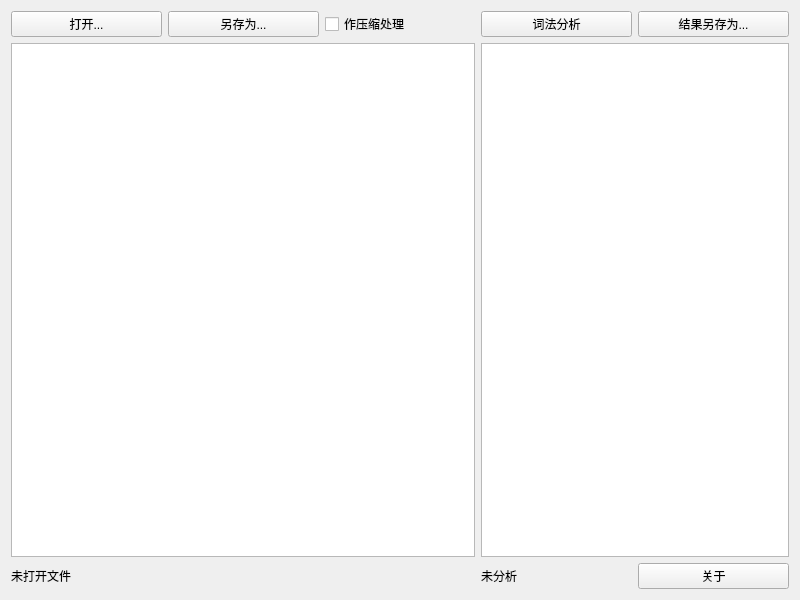
<?xml version="1.0" encoding="UTF-8"?>
<ui version="4.0">
 <class>Widget</class>
 <widget class="QWidget" name="Widget">
  <property name="geometry">
   <rect>
    <x>0</x>
    <y>0</y>
    <width>800</width>
    <height>600</height>
   </rect>
  </property>
  <property name="windowTitle">
   <string>Widget</string>
  </property>
  <layout class="QGridLayout" name="gridLayout">
   <item row="4" column="5">
    <widget class="QPushButton" name="AboutBtn">
     <property name="text">
      <string>关于</string>
     </property>
    </widget>
   </item>
   <item row="0" column="5">
    <widget class="QPushButton" name="svrsBtn">
     <property name="text">
      <string>结果另存为...</string>
     </property>
    </widget>
   </item>
   <item row="0" column="1">
    <widget class="QPushButton" name="saveBtn">
     <property name="text">
      <string>另存为...</string>
     </property>
    </widget>
   </item>
   <item row="4" column="0" colspan="3">
    <widget class="QLabel" name="fileStatus">
     <property name="text">
      <string>未打开文件</string>
     </property>
    </widget>
   </item>
   <item row="0" column="0">
    <widget class="QPushButton" name="openFileBtn">
     <property name="text">
      <string>打开...</string>
     </property>
    </widget>
   </item>
   <item row="0" column="2">
    <widget class="QCheckBox" name="checkBox">
     <property name="text">
      <string>作压缩处理</string>
     </property>
    </widget>
   </item>
   <item row="4" column="4">
    <widget class="QLabel" name="scanStatus">
     <property name="text">
      <string>未分析</string>
     </property>
    </widget>
   </item>
   <item row="2" column="0" colspan="3">
    <widget class="QTextBrowser" name="codeView"/>
   </item>
   <item row="0" column="4">
    <widget class="QPushButton" name="scanBtn">
     <property name="text">
      <string>词法分析</string>
     </property>
    </widget>
   </item>
   <item row="2" column="4" colspan="2">
    <widget class="QTableWidget" name="resultView"/>
   </item>
  </layout>
 </widget>
 <resources/>
 <connections/>
</ui>
